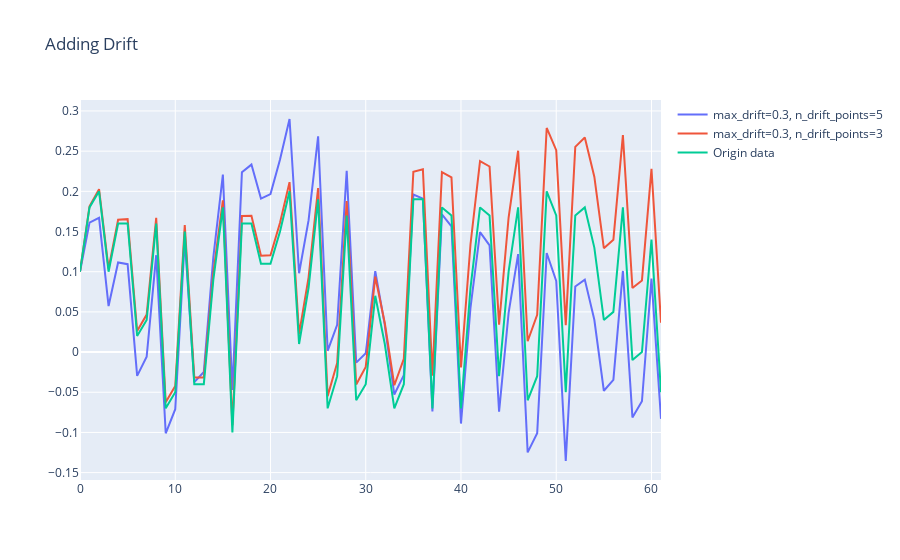

Here is the notebook cell this chart was saved with:
### Code cell
Y_aug, X_aug = tsaug.Drift(max_drift=0.3, n_drift_points=5).augment(Y, X)
Y_aug2, X_aug2 = tsaug.Drift(max_drift=0.3, n_drift_points=3).augment(Y, X)
draw_plot_px2('Adding Drift', X_aug, Y_aug, 'max_drift=0.3, n_drift_points=5', 
              X_aug2, Y_aug2, 'max_drift=0.3, n_drift_points=3')
